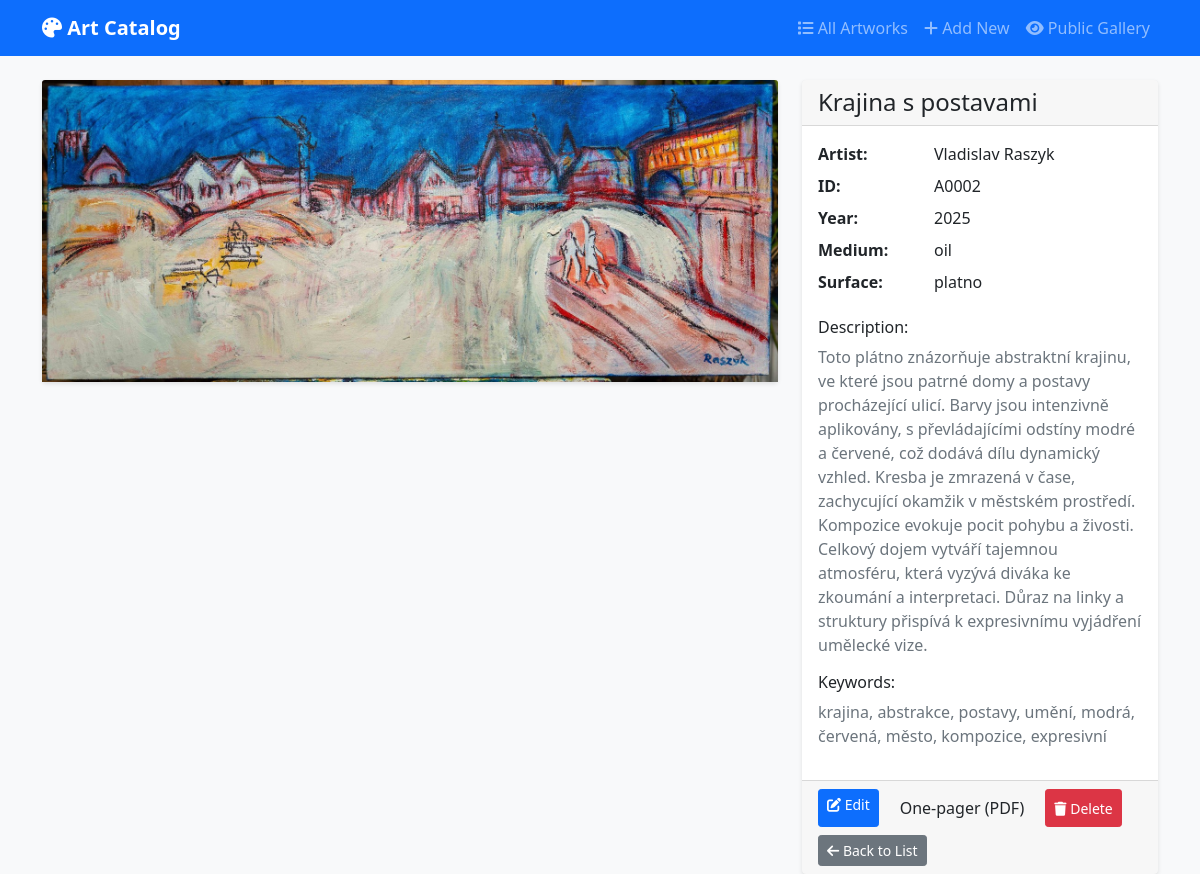
/artworks/A0002, run on the app's committed database.
### app/db.py (models this page shows)
class Artwork(SQLModel, table=True):
    id: Optional[int] = Field(default=None, primary_key=True)
    artwork_id: str = Field(index=True, unique=True)
    title: str
    artist_name: str = "Vladislav Raszyk"
    year: str = ""
    medium: str = ""
    surface: str = ""
    width_cm: float = 0.0
    height_cm: float = 0.0
    depth_cm: float = 0.0
    description: str = ""
    keywords: str = ""
    primary_image: str = ""
    web_slug: str = Field(index=True, default="")
    created_at: datetime = Field(default_factory=datetime.utcnow)

### app/main1.py (the view)
@app.get("/artworks/{artwork_id}", response_class=HTMLResponse)
async def show_artwork(artwork_id: str, request: Request, session: Session = Depends(get_session)):
    artwork = session.exec(select(Artwork).where(Artwork.artwork_id == artwork_id)).first()
    if not artwork:
        raise HTTPException(404, "Artwork not found")
    images = session.exec(
        select(Image)
        .where(Image.artwork_id == artwork_id)
        .order_by(Image.order_index)
    ).all()
    return templates.TemplateResponse("artworks/show.html", {
        "request": request,
        "artwork": artwork,
        "images": images,
        "page_title": f"{artwork.title} - {artwork.artist_name}"
    })

### app/templates/artworks/show.html (shortened to what this page needs)
{% extends "base.html" %}
{% block content %}
<div class="row">
    <div class="col-lg-8">
        {% if artwork.primary_image %}
        <div class="card mb-4">
            <img src="{{ artwork.primary_image }}" class="card-img-top" alt="{{ artwork.title }}"
                 style="max-height: 600px; object-fit: contain; background-color: #f8f9fa;">
        </div>
        {% endif %}
    </div>
    <div class="col-lg-4">
        <div class="card">
            <div class="card-header">
                <h4 class="mb-0">{{ artwork.title }}</h4>
            </div>
            <div class="card-body">
                <dl class="row">
                    <dt class="col-sm-4">Artist:</dt>
                    <dd class="col-sm-8">{{ artwork.artist_name }}</dd>
                    <dt class="col-sm-4">ID:</dt>
                    <dd class="col-sm-8">{{ artwork.artwork_id }}</dd>
                    {% if artwork.year %}
                    <dt class="col-sm-4">Year:</dt>
                    <dd class="col-sm-8">{{ artwork.year }}</dd>
                    {% endif %}
                    {% if artwork.medium %}
                    <dt class="col-sm-4">Medium:</dt>
                    <dd class="col-sm-8">{{ artwork.medium }}</dd>
                    {% endif %}
                    {% if artwork.surface %}
                    <dt class="col-sm-4">Surface:</dt>
                    <dd class="col-sm-8">{{ artwork.surface }}</dd>
                    {% endif %}
                </dl>
                {% if artwork.description %}
                <h6>Description:</h6>
                <p class="text-muted">{{ artwork.description }}</p>
                {% endif %}
                {% if artwork.keywords %}
                <h6>Keywords:</h6>
                <p class="text-muted">{{ artwork.keywords }}</p>
                {% endif %}
            </div>
            <div class="card-footer">
                <div class="d-flex gap-2 flex-wrap">
                    <a href="/artworks/{{ artwork.artwork_id }}/edit" class="btn btn-primary btn-sm">
                        <i class="fas fa-edit"></i> Edit
                    </a>
                    <a class="btn" href="/artworks/{{ artwork.artwork_id }}/onepager.pdf" target="_blank">
                        One-pager (PDF)
                    </a>
                    <button type="button" class="btn btn-danger btn-sm" data-bs-toggle="modal" data-bs-target="#deleteModal">
                        <i class="fas fa-trash"></i> Delete
                    </button>
                </div>
                <div class="mt-2">
                    <a href="/artworks" class="btn btn-secondary btn-sm">
                        <i class="fas fa-arrow-left"></i> Back to List
                    </a>
                </div>
            </div>
        </div>
    </div>
</div>
{% endblock %}

### app/templates/base.html (shortened to what this page needs)
<!DOCTYPE html>
<html lang="en">
<head>
    <link href="https://cdn.jsdelivr.net/npm/bootstrap@5.1.3/dist/css/bootstrap.min.css" rel="stylesheet">
    <link href="https://cdnjs.cloudflare.com/ajax/libs/font-awesome/6.0.0/css/all.min.css" rel="stylesheet">
</head>
<body>
    <nav class="navbar navbar-expand-lg navbar-dark bg-primary">
        <div class="container">
            <a class="navbar-brand" href="/">
                <i class="fas fa-palette"></i> Art Catalog
            </a>
            <div class="navbar-nav ms-auto">
                <a class="nav-link" href="/artworks">
                    <i class="fas fa-list"></i> All Artworks
                </a>
                <a class="nav-link" href="/artworks/new">
                    <i class="fas fa-plus"></i> Add New
                </a>
                <a class="nav-link" href="/gallery" target="_blank">
                    <i class="fas fa-eye"></i> Public Gallery
                </a>
            </div>
        </div>
    </nav>
    <main class="container mt-4">
        {% block content %}{% endblock %}
    </main>
</body>
</html>

### app/templates/base.html (style rules this page uses)
body { background-color: #f8f9fa; }
.navbar-brand { font-weight: bold; }
.card { border: none; box-shadow: 0 2px 4px rgba(0,0,0,0.1); }

### data on the page
Artwork: primary_image (picture), title "Krajina s postavami", artist_name "Vladislav Raszyk", artwork_id "A0002", year "2025", medium "oil", surface "platno", description "Toto plátno znázorňuje abstraktní krajinu, ve které jsou patrné domy a postavy procházející ulicí. Barvy jsou intenzivně aplikovány, s převládajícími odstíny modré a červené, což dodává dílu dynamický vzhled. Kresba je zmrazená v čase, zachycující okamžik v městském prostředí. Kompozice evokuje pocit pohybu a živosti. Celkový dojem vytváří tajemnou atmosféru, která vyzývá diváka ke zkoumání a interpretaci. Důraz na linky a struktury přispívá k expresivnímu vyjádření umělecké vize.", keywords "krajina, abstrakce, postavy, umění, modrá, červená, město, kompozice, expresivní"
